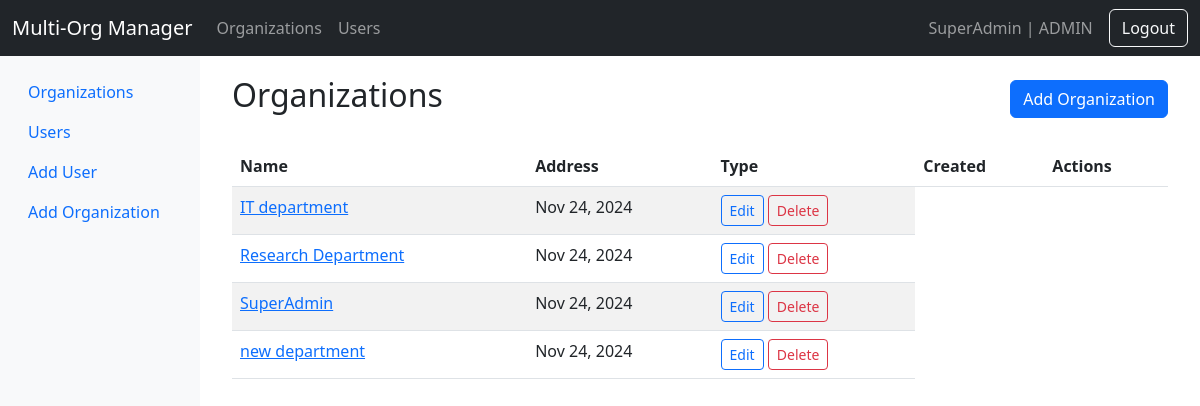
The page /organizations/ (signed in) on the database its author committed.
### organizations/models.py (models this page shows, shortened)
class CustomUser(AbstractUser):
    organization = models.ForeignKey(
        Organization,
        on_delete=models.CASCADE,
        related_name='users',
        null=True,
    )
    role = models.ForeignKey(
        Role,
        on_delete=models.SET_NULL,
        null=True,
        related_name='users'
    )
    def is_organization_admin(self):
        return self.role and self.role.name == 'ADMIN'
    def is_main_org_admin(self):
        return (self.organization is not None and
                self.organization.is_main and
                self.is_organization_admin())

class Organization(models.Model):
    name = models.CharField(max_length=100, unique=True)
    address = models.TextField()
    is_main = models.BooleanField(default=False)
    created_at = models.DateTimeField(auto_now_add=True)
    updated_at = models.DateTimeField(auto_now=True)

class Role(models.Model):
    ROLE_CHOICES = [
        ('ADMIN', 'Admin'),
        ('EDITOR', 'Editor'),
        ('VIEWER', 'Viewer'),
    ]
    name = models.CharField(max_length=20, choices=ROLE_CHOICES)
    description = models.TextField()

### organizations/views.py (the view)
# urls.py: path('', views.OrganizationListView.as_view(), name='organization-list'),
class OrganizationListView(LoginRequiredMixin, OrganizationRequiredMixin, RoleRequiredMixin, ListView):
    model = Organization
    template_name = 'organizations/organization_list.html'
    context_object_name = 'organizations'
    def get_queryset(self):
        user = self.request.user
        if user.is_superuser:  # Add this condition
            return Organization.objects.all()
        if user.is_main_org_admin():
            return Organization.objects.all()
        return Organization.objects.filter(id=user.organization.id)

### organizations/mixins.py (called while the page is built)
    def dispatch(self, request, *args, **kwargs):
        if not request.user.is_authenticated:
            return redirect('login')
        if request.user.is_superuser:
            return super().dispatch(request, *args, **kwargs)
        if not request.user.organization:
            messages.error(request, 'You must be assigned to an organization to access this page.')
            return redirect('login')
        return super().dispatch(request, *args, **kwargs)

    def dispatch(self, request, *args, **kwargs):
        if not request.user.is_authenticated:
            return redirect('login')
        if request.user.is_superuser:
            return super().dispatch(request, *args, **kwargs)
        if not request.user.role:
            messages.error(request, 'You must have a role assigned to access this page.')
            return redirect('login')
        return super().dispatch(request, *args, **kwargs)

### organizations/templates/organizations/organization_list.html (shortened to what this page needs)
{% extends 'organizations/base.html' %}
{% block content %}
<div class="container">
    <div class="d-flex justify-content-between align-items-center mb-4">
        <h2>Organizations</h2>
        {% if user.is_main_org_admin %}
            <a href="{% url 'organization-create' %}" class="btn btn-primary">
                Add Organization
            </a>
        {% endif %}
    </div>
    <div class="table-responsive">
        <table class="table table-striped table-hover">
            <thead>
                <tr>
                    <th>Name</th>
                    <th>Address</th>
                    <th>Type</th>
                    <th>Created</th>
                    <th>Actions</th>
                </tr>
            </thead>
            <tbody>
                {% for organization in organizations %}
                    <tr>
                        <td>
                            <a href="{% url 'organization-users' organization.id %}">
                                {{ organization.name }}
                            </a>
                        </td>
                        <td>
                            {{ organization.created_at|date:"M d, Y" }}
                        </td>
                        <td>
                            <a href="{% url 'organization-edit' organization.id %}"
                               class="btn btn-sm btn-outline-primary">
                                Edit
                            </a>
                            <a href="{% url 'organization-delete' organization.id %}"
                               class="btn btn-sm btn-outline-danger">
                                Delete
                            </a>
                        </td>
                    </tr>
                {% endfor %}
            </tbody>
        </table>
    </div>
</div>
{% endblock %}

### organizations/templates/organizations/base.html (shortened to what this page needs)
<!DOCTYPE html>
<html lang="en">
<head>
    <link href="https://cdn.jsdelivr.net/npm/bootstrap@5.3.0/dist/css/bootstrap.min.css" rel="stylesheet">
</head>
<body>
    <nav class="navbar navbar-expand-lg navbar-dark bg-dark">
        <div class="container-fluid">
            <a class="navbar-brand" href="{% url 'organization-list' %}">Multi-Org Manager</a>
            <div class="collapse navbar-collapse" id="navbarNav">
                <ul class="navbar-nav me-auto">
                    <li class="nav-item">
                        <a class="nav-link" href="{% url 'organization-list' %}">Organizations</a>
                    </li>
                    <li class="nav-item">
                        <a class="nav-link" href="{% url 'user-list' %}">Users</a>
                    </li>
                </ul>
                {% if user.is_authenticated %}
                    <span class="navbar-text me-3">
                        {{ user.organization.name }} | {{ user.role.name }}
                    </span>
                    <form method="post" action="{% url 'logout' %}" class="d-flex">
                        <button class="btn btn-outline-light" type="submit">Logout</button>
                    </form>
                {% endif %}
            </div>
        </div>
    </nav>
    <div class="container-fluid">
        <div class="row">
            <nav class="col-md-2 d-none d-md-block sidebar">
                <div class="position-sticky pt-3">
                    <ul class="nav flex-column">
                        <li class="nav-item">
                            <a class="nav-link" href="{% url 'organization-list' %}">
                                Organizations
                            </a>
                        </li>
                        <li class="nav-item">
                            <a class="nav-link" href="{% url 'user-list' %}">
                                Users
                            </a>
                        </li>
                        {% if user.is_organization_admin %}
                            <li class="nav-item">
                                <a class="nav-link" href="{% url 'user-create' %}">
                                    Add User
                                </a>
                            </li>
                        {% endif %}
                        {% if user.is_main_org_admin %}
                            <li class="nav-item">
                                <a class="nav-link" href="{% url 'organization-create' %}">
                                    Add Organization
                                </a>
                            </li>
                        {% endif %}
                    </ul>
                </div>
            </nav>
            <main class="col-md-10 ms-sm-auto content">
                {% block content %}{% endblock %}
            </main>
        </div>
    </div>
</body>
</html>

### organizations/templates/organizations/base.html (style rules this page uses)
.sidebar { min-height: calc(100vh - 56px); background-color: #f8f9fa; }
.content { padding: 20px; }

### rows shown on the page
CustomUser: organization.name "SuperAdmin", role.name "ADMIN"
Organization: name "IT department", created_at "Nov 24, 2024"
Organization: name "Research Department", created_at "Nov 24, 2024"
Organization: name "SuperAdmin", created_at "Nov 24, 2024"
Organization: name "new department", created_at "Nov 24, 2024"
